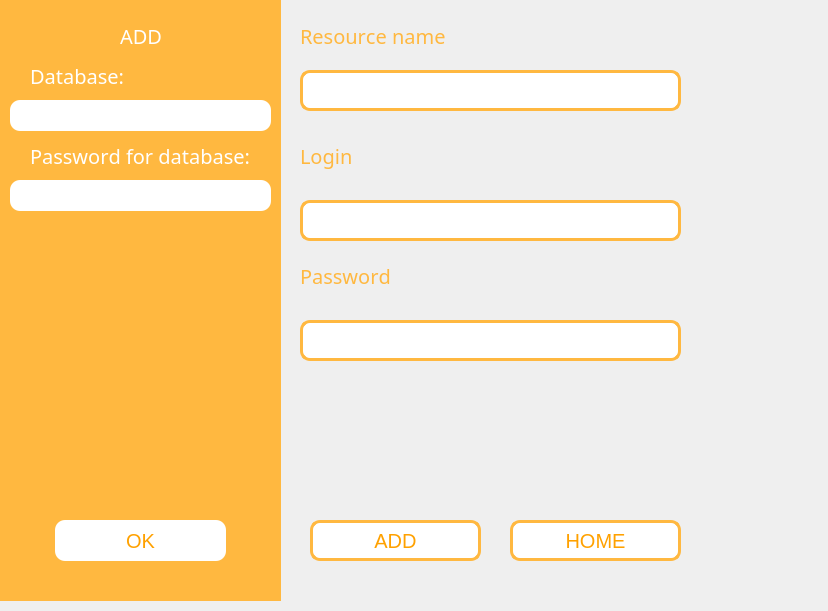
<?xml version="1.0" encoding="UTF-8"?>
<ui version="4.0">
 <class>Form</class>
 <widget class="QWidget" name="Form">
  <property name="geometry">
   <rect>
    <x>0</x>
    <y>0</y>
    <width>828</width>
    <height>611</height>
   </rect>
  </property>
  <property name="windowTitle">
   <string>Form</string>
  </property>
  <property name="styleSheet">
   <string notr="true"/>
  </property>
  <widget class="QFrame" name="frame_2">
   <property name="enabled">
    <bool>true</bool>
   </property>
   <property name="geometry">
    <rect>
     <x>0</x>
     <y>0</y>
     <width>281</width>
     <height>601</height>
    </rect>
   </property>
   <property name="styleSheet">
    <string notr="true">background-color: #FFB840;
border: #FFB840</string>
   </property>
   <property name="frameShape">
    <enum>QFrame::StyledPanel</enum>
   </property>
   <property name="frameShadow">
    <enum>QFrame::Raised</enum>
   </property>
   <widget class="QLabel" name="label_6">
    <property name="geometry">
     <rect>
      <x>120</x>
      <y>10</y>
      <width>51</width>
      <height>51</height>
     </rect>
    </property>
    <property name="font">
     <font>
      <family>Microsoft YaHei</family>
      <pointsize>15</pointsize>
      <weight>50</weight>
      <italic>false</italic>
      <bold>false</bold>
      <kerning>false</kerning>
     </font>
    </property>
    <property name="styleSheet">
     <string notr="true">color: white</string>
    </property>
    <property name="text">
     <string>ADD</string>
    </property>
   </widget>
   <widget class="QLabel" name="label_7">
    <property name="geometry">
     <rect>
      <x>30</x>
      <y>60</y>
      <width>111</width>
      <height>31</height>
     </rect>
    </property>
    <property name="font">
     <font>
      <family>Microsoft YaHei</family>
      <pointsize>15</pointsize>
      <weight>50</weight>
      <italic>false</italic>
      <bold>false</bold>
      <kerning>false</kerning>
     </font>
    </property>
    <property name="styleSheet">
     <string notr="true">color: white</string>
    </property>
    <property name="text">
     <string>Database:</string>
    </property>
   </widget>
   <widget class="QLineEdit" name="lineEdit">
    <property name="enabled">
     <bool>false</bool>
    </property>
    <property name="geometry">
     <rect>
      <x>10</x>
      <y>100</y>
      <width>261</width>
      <height>31</height>
     </rect>
    </property>
    <property name="font">
     <font>
      <family>Microsoft YaHei</family>
      <pointsize>12</pointsize>
     </font>
    </property>
    <property name="styleSheet">
     <string notr="true">background-color: white;
border-radius: 10px;
color: #FFB840;

</string>
    </property>
   </widget>
   <widget class="QLabel" name="label_8">
    <property name="geometry">
     <rect>
      <x>30</x>
      <y>140</y>
      <width>231</width>
      <height>31</height>
     </rect>
    </property>
    <property name="font">
     <font>
      <family>Microsoft YaHei</family>
      <pointsize>15</pointsize>
      <weight>50</weight>
      <italic>false</italic>
      <bold>false</bold>
      <kerning>false</kerning>
     </font>
    </property>
    <property name="styleSheet">
     <string notr="true">color: white</string>
    </property>
    <property name="text">
     <string>Password for database:</string>
    </property>
   </widget>
   <widget class="QLineEdit" name="lineEdit_2">
    <property name="geometry">
     <rect>
      <x>10</x>
      <y>180</y>
      <width>261</width>
      <height>31</height>
     </rect>
    </property>
    <property name="font">
     <font>
      <family>Microsoft YaHei</family>
      <pointsize>12</pointsize>
     </font>
    </property>
    <property name="styleSheet">
     <string notr="true">background-color: white;
border-radius: 10px;
color: #FFB840;

</string>
    </property>
   </widget>
   <widget class="QPushButton" name="pushButton_4">
    <property name="enabled">
     <bool>true</bool>
    </property>
    <property name="geometry">
     <rect>
      <x>55</x>
      <y>520</y>
      <width>171</width>
      <height>41</height>
     </rect>
    </property>
    <property name="font">
     <font>
      <family>Microsoft YaHei UI</family>
      <pointsize>15</pointsize>
     </font>
    </property>
    <property name="mouseTracking">
     <bool>false</bool>
    </property>
    <property name="styleSheet">
     <string notr="true">QPushButton{
	background-color: white;
	color:#FFA100;
	border-radius: 10px;
}</string>
    </property>
    <property name="text">
     <string>OK</string>
    </property>
    <property name="flat">
     <bool>false</bool>
    </property>
   </widget>
   <widget class="QLabel" name="label_9">
    <property name="geometry">
     <rect>
      <x>30</x>
      <y>230</y>
      <width>231</width>
      <height>31</height>
     </rect>
    </property>
    <property name="font">
     <font>
      <family>Microsoft YaHei</family>
      <pointsize>15</pointsize>
      <weight>50</weight>
      <italic>false</italic>
      <bold>false</bold>
      <kerning>false</kerning>
     </font>
    </property>
    <property name="styleSheet">
     <string notr="true">color: white</string>
    </property>
    <property name="text">
     <string/>
    </property>
   </widget>
  </widget>
  <widget class="QLineEdit" name="lineEdit_3">
   <property name="enabled">
    <bool>false</bool>
   </property>
   <property name="geometry">
    <rect>
     <x>300</x>
     <y>70</y>
     <width>381</width>
     <height>41</height>
    </rect>
   </property>
   <property name="font">
    <font>
     <family>Microsoft YaHei UI</family>
     <pointsize>12</pointsize>
    </font>
   </property>
   <property name="styleSheet">
    <string notr="true">color: #FFB840;
border-radius : 10px;
border: 3px solid #FFB840
</string>
   </property>
   <property name="inputMask">
    <string/>
   </property>
   <property name="text">
    <string/>
   </property>
  </widget>
  <widget class="QLabel" name="label_10">
   <property name="geometry">
    <rect>
     <x>300</x>
     <y>10</y>
     <width>201</width>
     <height>51</height>
    </rect>
   </property>
   <property name="font">
    <font>
     <family>Microsoft YaHei</family>
     <pointsize>15</pointsize>
     <weight>50</weight>
     <italic>false</italic>
     <bold>false</bold>
     <kerning>false</kerning>
    </font>
   </property>
   <property name="styleSheet">
    <string notr="true">color: #FFB840</string>
   </property>
   <property name="text">
    <string>Resource name</string>
   </property>
  </widget>
  <widget class="QLabel" name="label_11">
   <property name="geometry">
    <rect>
     <x>300</x>
     <y>130</y>
     <width>201</width>
     <height>51</height>
    </rect>
   </property>
   <property name="font">
    <font>
     <family>Microsoft YaHei</family>
     <pointsize>15</pointsize>
     <weight>50</weight>
     <italic>false</italic>
     <bold>false</bold>
     <kerning>false</kerning>
    </font>
   </property>
   <property name="styleSheet">
    <string notr="true">color: #FFB840</string>
   </property>
   <property name="text">
    <string>Login</string>
   </property>
  </widget>
  <widget class="QLineEdit" name="lineEdit_4">
   <property name="enabled">
    <bool>false</bool>
   </property>
   <property name="geometry">
    <rect>
     <x>300</x>
     <y>200</y>
     <width>381</width>
     <height>41</height>
    </rect>
   </property>
   <property name="font">
    <font>
     <family>Microsoft YaHei UI</family>
     <pointsize>12</pointsize>
    </font>
   </property>
   <property name="styleSheet">
    <string notr="true">color: #FFB840;
border-radius : 10px;
border: 3px solid #FFB840
</string>
   </property>
   <property name="inputMask">
    <string/>
   </property>
   <property name="text">
    <string/>
   </property>
  </widget>
  <widget class="QLabel" name="label_12">
   <property name="geometry">
    <rect>
     <x>300</x>
     <y>250</y>
     <width>201</width>
     <height>51</height>
    </rect>
   </property>
   <property name="font">
    <font>
     <family>Microsoft YaHei</family>
     <pointsize>15</pointsize>
     <weight>50</weight>
     <italic>false</italic>
     <bold>false</bold>
     <kerning>false</kerning>
    </font>
   </property>
   <property name="styleSheet">
    <string notr="true">color: #FFB840</string>
   </property>
   <property name="text">
    <string>Password</string>
   </property>
  </widget>
  <widget class="QLineEdit" name="lineEdit_5">
   <property name="enabled">
    <bool>false</bool>
   </property>
   <property name="geometry">
    <rect>
     <x>300</x>
     <y>320</y>
     <width>381</width>
     <height>41</height>
    </rect>
   </property>
   <property name="font">
    <font>
     <family>Microsoft YaHei UI</family>
     <pointsize>12</pointsize>
    </font>
   </property>
   <property name="styleSheet">
    <string notr="true">color: #FFB840;
border-radius : 10px;
border: 3px solid #FFB840
</string>
   </property>
   <property name="inputMask">
    <string/>
   </property>
   <property name="text">
    <string/>
   </property>
  </widget>
  <widget class="QPushButton" name="pushButton_5">
   <property name="enabled">
    <bool>false</bool>
   </property>
   <property name="geometry">
    <rect>
     <x>310</x>
     <y>520</y>
     <width>171</width>
     <height>41</height>
    </rect>
   </property>
   <property name="font">
    <font>
     <family>Microsoft YaHei UI</family>
     <pointsize>15</pointsize>
    </font>
   </property>
   <property name="mouseTracking">
    <bool>false</bool>
   </property>
   <property name="styleSheet">
    <string notr="true">QPushButton{
	background-color: white;
	color:#FFA100;
	border-radius: 10px;
	border: 3px solid #FFB840
}</string>
   </property>
   <property name="text">
    <string>ADD</string>
   </property>
   <property name="flat">
    <bool>false</bool>
   </property>
  </widget>
  <widget class="QPushButton" name="pushButton_6">
   <property name="enabled">
    <bool>true</bool>
   </property>
   <property name="geometry">
    <rect>
     <x>510</x>
     <y>520</y>
     <width>171</width>
     <height>41</height>
    </rect>
   </property>
   <property name="font">
    <font>
     <family>Microsoft YaHei UI</family>
     <pointsize>15</pointsize>
    </font>
   </property>
   <property name="mouseTracking">
    <bool>false</bool>
   </property>
   <property name="styleSheet">
    <string notr="true">QPushButton{
	background-color: white;
	color:#FFA100;
	border-radius: 10px;
	border: 3px solid #FFB840
}</string>
   </property>
   <property name="text">
    <string>HOME</string>
   </property>
   <property name="flat">
    <bool>false</bool>
   </property>
  </widget>
  <widget class="QLabel" name="label_13">
   <property name="geometry">
    <rect>
     <x>300</x>
     <y>380</y>
     <width>211</width>
     <height>51</height>
    </rect>
   </property>
   <property name="font">
    <font>
     <family>Microsoft YaHei</family>
     <pointsize>15</pointsize>
     <weight>50</weight>
     <italic>false</italic>
     <bold>false</bold>
     <kerning>false</kerning>
    </font>
   </property>
   <property name="styleSheet">
    <string notr="true">color: red</string>
   </property>
   <property name="text">
    <string/>
   </property>
  </widget>
 </widget>
 <resources/>
 <connections/>
</ui>
